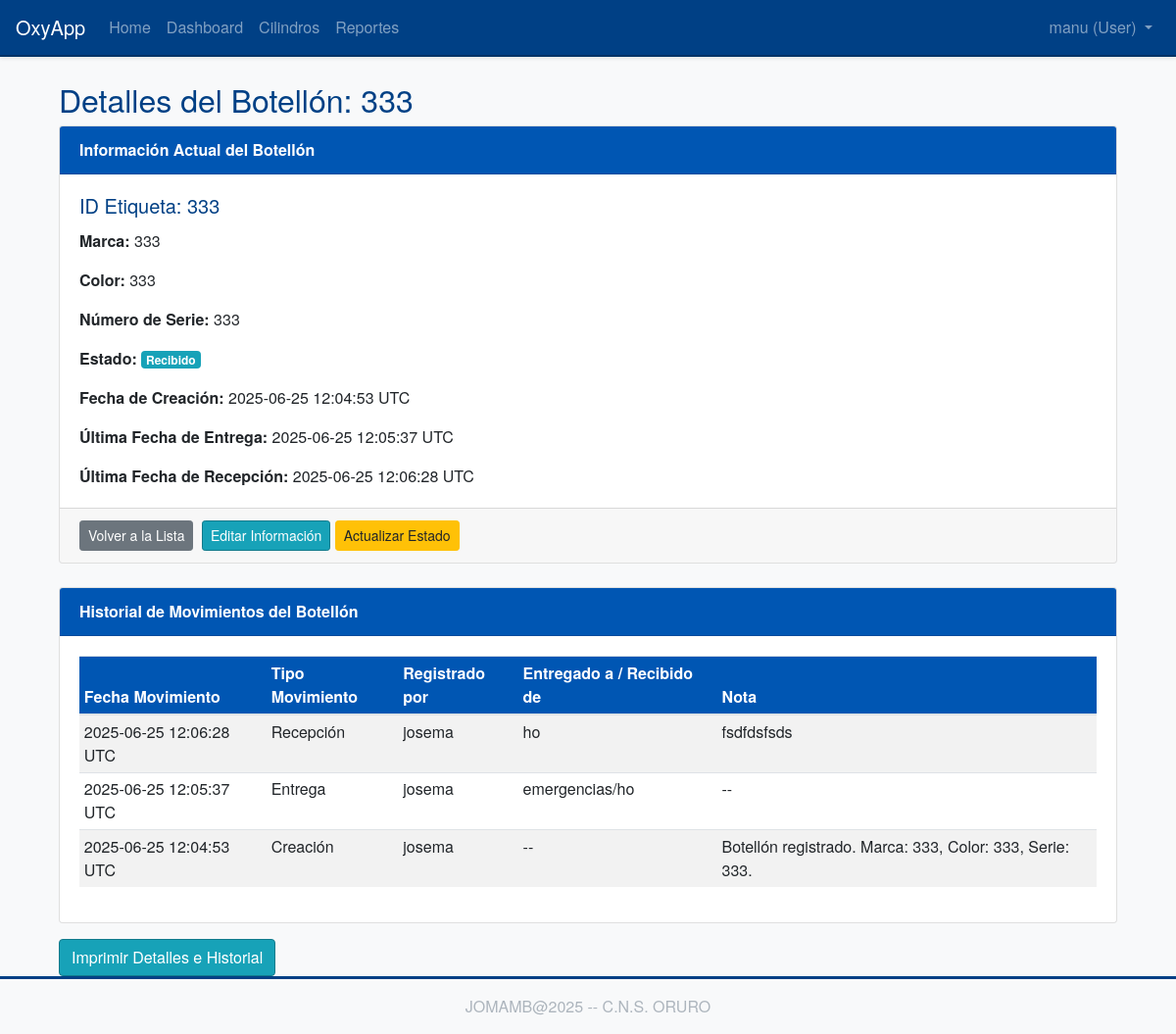
Page /cylinders/3 (signed in) on the earlier database version.
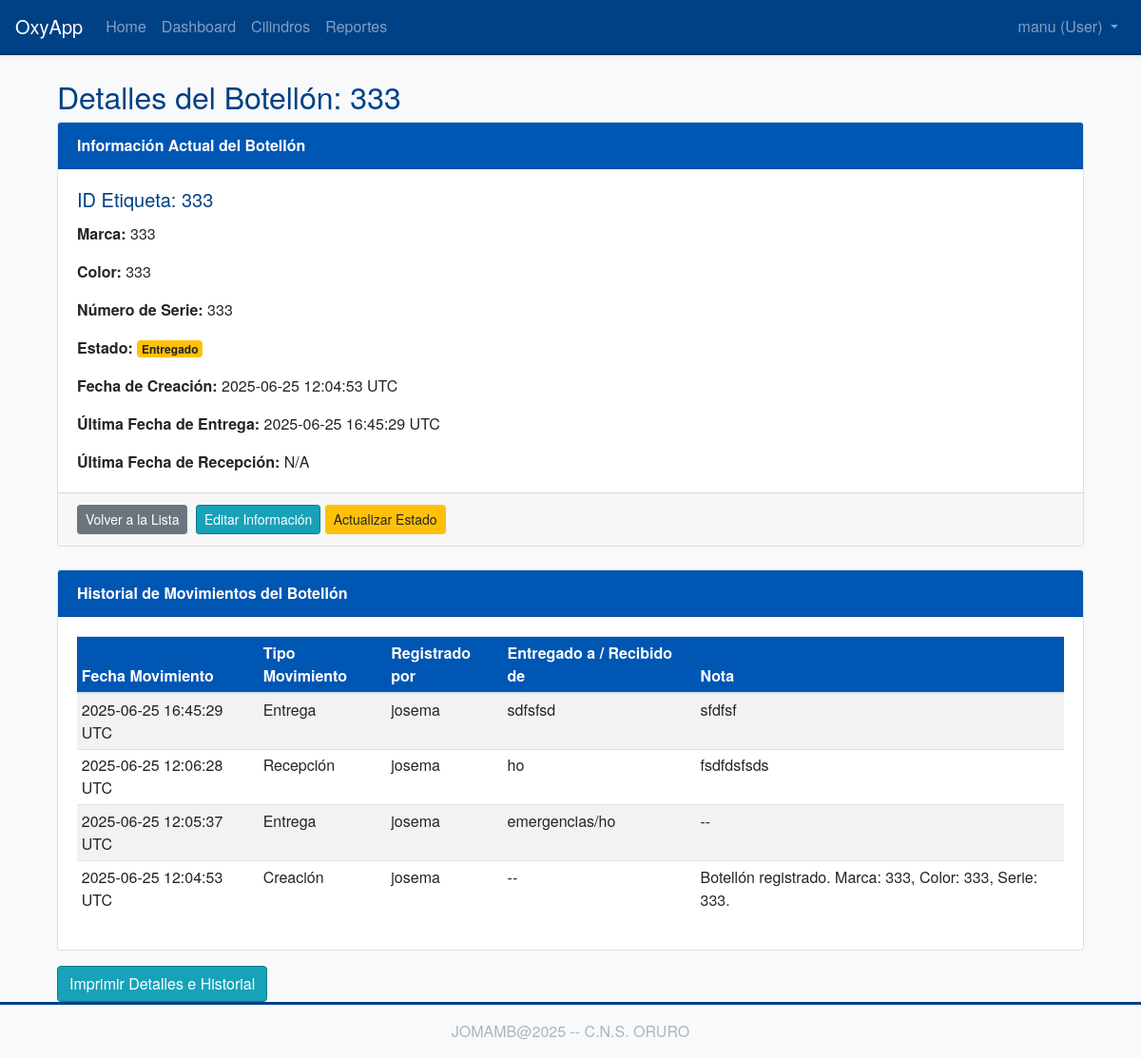
Same page on the later database version.
### app/models/cylinder.py (models this page shows, shortened)
class Cylinder(db.Model):
    __tablename__ = 'cylinder'
    id = db.Column(db.Integer, primary_key=True)
    cylinder_id_tag = db.Column(db.String(64), index=True, unique=True, nullable=False)
    status = db.Column(db.String(64), default='available', nullable=False)
    creation_date = db.Column(db.DateTime, index=True, default=datetime.utcnow)
    reception_date = db.Column(db.DateTime, nullable=True, index=True)
    delivery_date = db.Column(db.DateTime, nullable=True, index=True)
    marca = db.Column(db.String(80), nullable=True)
    color = db.Column(db.String(50), nullable=True)
    numero_serie = db.Column(db.String(80), nullable=True, index=True)
    esta_activo = db.Column(db.Boolean, default=True, nullable=True, index=True)##solo para pruebas
    historial_movimientos = db.relationship(
        'HistorialMovimiento',
        backref='cilindro',
        lazy='dynamic',
        order_by='HistorialMovimiento.fecha_movimiento.desc()'
    )

### app/models/historial.py (models this page shows, shortened)
class HistorialMovimiento(db.Model):
    __tablename__ = 'historial_movimiento'
    id = db.Column(db.Integer, primary_key=True)
    cylinder_id = db.Column(db.Integer, db.ForeignKey('cylinder.id'), nullable=False, index=True)
    user_id = db.Column(db.Integer, db.ForeignKey('user.id'), nullable=False, index=True)
    tipo_movimiento = db.Column(db.String(20), nullable=False, index=True)
    fecha_movimiento = db.Column(db.DateTime, nullable=False, default=datetime.utcnow, index=True)
    nombre_contraparte = db.Column(db.String(150), nullable=True)
    nota = db.Column(db.Text, nullable=True)

### app/models/user.py (models this page shows, shortened)
class User(UserMixin, db.Model):
    __tablename__ = 'user'
    id = db.Column(db.Integer, primary_key=True)
    username = db.Column(db.String(64), index=True, unique=True, nullable=False)
    email = db.Column(db.String(120), index=True, unique=True, nullable=False)
    password_hash = db.Column(db.String(128))
    nombre = db.Column(db.String(64), index=True, nullable=True)
    apellidos = db.Column(db.String(128), index=True, nullable=True)
    role = db.Column(db.String(10), default='user', nullable=False)
    movimientos_registrados = db.relationship(
        'HistorialMovimiento',
        foreign_keys='HistorialMovimiento.user_id', # Especificar explícitamente la FK
        backref=db.backref('usuario', lazy='joined'),
        lazy='dynamic',
        order_by=lambda: desc(HistorialMovimiento.fecha_movimiento) if HistorialMovimiento else 'historial_movimiento.fecha_movimiento DESC' # Lambda para ordenamiento diferido
    )

### app/routes/cylinders.py (the view)
@bp.route('/<int:cylinder_id>')
@login_required
def view_cylinder(cylinder_id):
    cylinder = Cylinder.query.get_or_404(cylinder_id) # Obtener siempre, activo o no
    if not cylinder.esta_activo and (not current_user.is_authenticated or current_user.role != 'admin'):
        flash('Este botellón está inactivo y solo los administradores pueden ver sus detalles.', 'warning')
        return redirect(url_for('cylinders.index'))
    movimientos = cylinder.historial_movimientos.all()
    return render_template('cylinders/view_cylinder.html',
                           title=f'Botellón {cylinder.cylinder_id_tag}',
                           cylinder=cylinder,
                           movimientos=movimientos)

### app/models/user.py (called while the page is built)
@login.user_loader
def load_user(id):
    return User.query.get(int(id))

### app/templates/cylinders/view_cylinder.html (shortened to what the changed rows need)
{% extends "base.html" %}
{% block content %}
<div class="container mt-4">
    <div class="printable-area">
        <h2>Detalles del Botellón: {{ cylinder.cylinder_id_tag }}</h2>
        <div class="card mb-4">
            <div class="card-header">
            </div>
            <div class="card-body">
                <h5 class="card-title">ID Etiqueta: {{ cylinder.cylinder_id_tag }}</h5>
                <p class="card-text"><strong>Marca:</strong> {{ cylinder.marca or 'No especificada' }}</p>
                <p class="card-text"><strong>Color:</strong> {{ cylinder.color or 'No especificado' }}</p>
                <p class="card-text"><strong>Número de Serie:</strong> {{ cylinder.numero_serie or 'No especificado' }}</p>
                <p class="card-text"><strong>Estado:</strong>
                    <span class="badge badge-{% if cylinder.status == 'available' %}success{% elif cylinder.status == 'delivered' %}warning{% elif cylinder.status == 'received' %}info{% elif cylinder.status == 'maintenance' %}secondary{% elif cylinder.status == 'created' %}primary{% else %}light{% endif %}">
                        {% if cylinder.status == 'available' %}Disponible
                        {% elif cylinder.status == 'delivered' %}Entregado
                        {% elif cylinder.status == 'received' %}Recibido
                        {% elif cylinder.status == 'maintenance' %}Mantenimiento
                        {% elif cylinder.status == 'created' %}Creado
                        {% else %}{{ cylinder.status | title }}
                        {% endif %}
                    </span>
                </p>
                <p class="card-text"><strong>Fecha de Creación:</strong> {{ cylinder.creation_date.strftime('%Y-%m-%d %H:%M:%S UTC') if cylinder.creation_date else 'N/A' }}</p>
                <p class="card-text"><strong>Última Fecha de Entrega:</strong> {{ cylinder.delivery_date.strftime('%Y-%m-%d %H:%M:%S UTC') if cylinder.delivery_date else 'N/A' }}</p>
                <p class="card-text"><strong>Última Fecha de Recepción:</strong> {{ cylinder.reception_date.strftime('%Y-%m-%d %H:%M:%S UTC') if cylinder.reception_date else 'N/A' }}</p>
            </div>
            <div class="card-footer no-print">
            </div>
        </div>
        <div class="card">
            <div class="card-header">
            </div>
            <div class="card-body">
                {% if movimientos %}
                <table class="table table-sm table-striped table-hover">
                    <thead>
                        <tr>
                            <th>Fecha Movimiento</th>
                            <th>Tipo Movimiento</th>
                            <th>Registrado por</th>
                            <th>Entregado a / Recibido de</th>
                            <th>Nota</th>
                        </tr>
                    </thead>
                    <tbody>
                     {% for movimiento in movimientos %}
                        <tr>
                            <td>{{ movimiento.fecha_movimiento.strftime('%Y-%m-%d %H:%M:%S UTC') if movimiento.fecha_movimiento else 'N/A' }}</td>
                            <td>
                                {% if movimiento.tipo_movimiento == 'creacion' %}Creación
                                {% elif movimiento.tipo_movimiento == 'entrega' %}Entrega
                                {% elif movimiento.tipo_movimiento == 'recepcion' %}Recepción
                                {% else %}{{ movimiento.tipo_movimiento | title }}
                                {% endif %}
                            </td>
                            <td>{{ movimiento.usuario.username if movimiento.usuario else 'N/A' }}</td>
                            <td>{{ movimiento.nombre_contraparte or '--' }}</td>
                            <td>{{ movimiento.nota or '--' }}</td>
                        </tr>
                        {% endfor %}
                    </tbody>
                </table>
                {% else %}
                <p>No hay movimientos registrados para este botellón.</p>
                {% endif %}
            </div>
        </div>
          </div>
</div>
{% endblock %}

Differences in the rows shown:
changed Cylinder: status "received" → "delivered" (drawn); delivery_date "2025-06-25 12:05:37 UTC" → "2025-06-25 16:45:29 UTC"; reception_date "2025-06-25 12:06:28 UTC" → "N/A"
added HistorialMovimiento: fecha_movimiento "2025-06-25 16:45:29 UTC", tipo_movimiento "Entrega", usuario "josema", nombre_contraparte "sdfsfsd", nota "sfdfsf"
Other differences:
text no longer shown: "Recibido"
text now shown: "Entregado"
